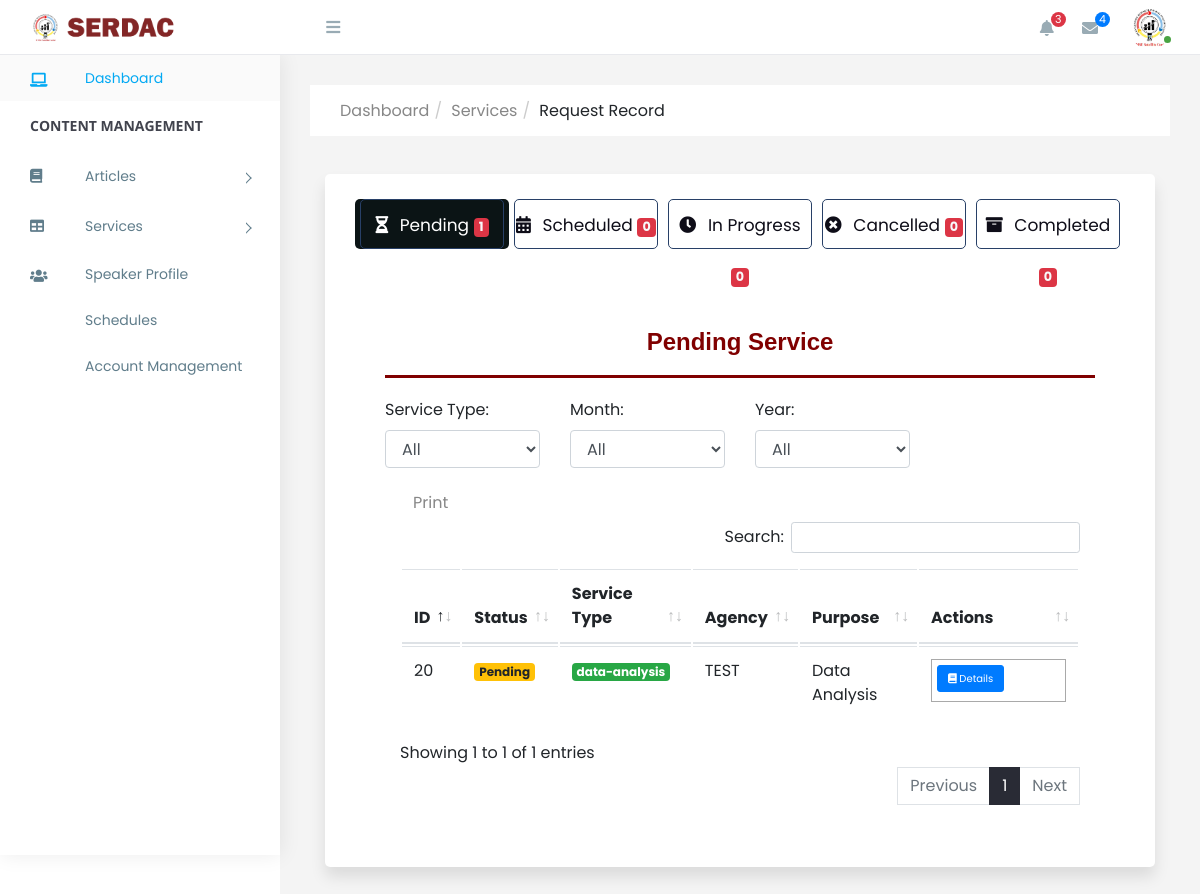
Before: /admin/request_record.php with the older database file.
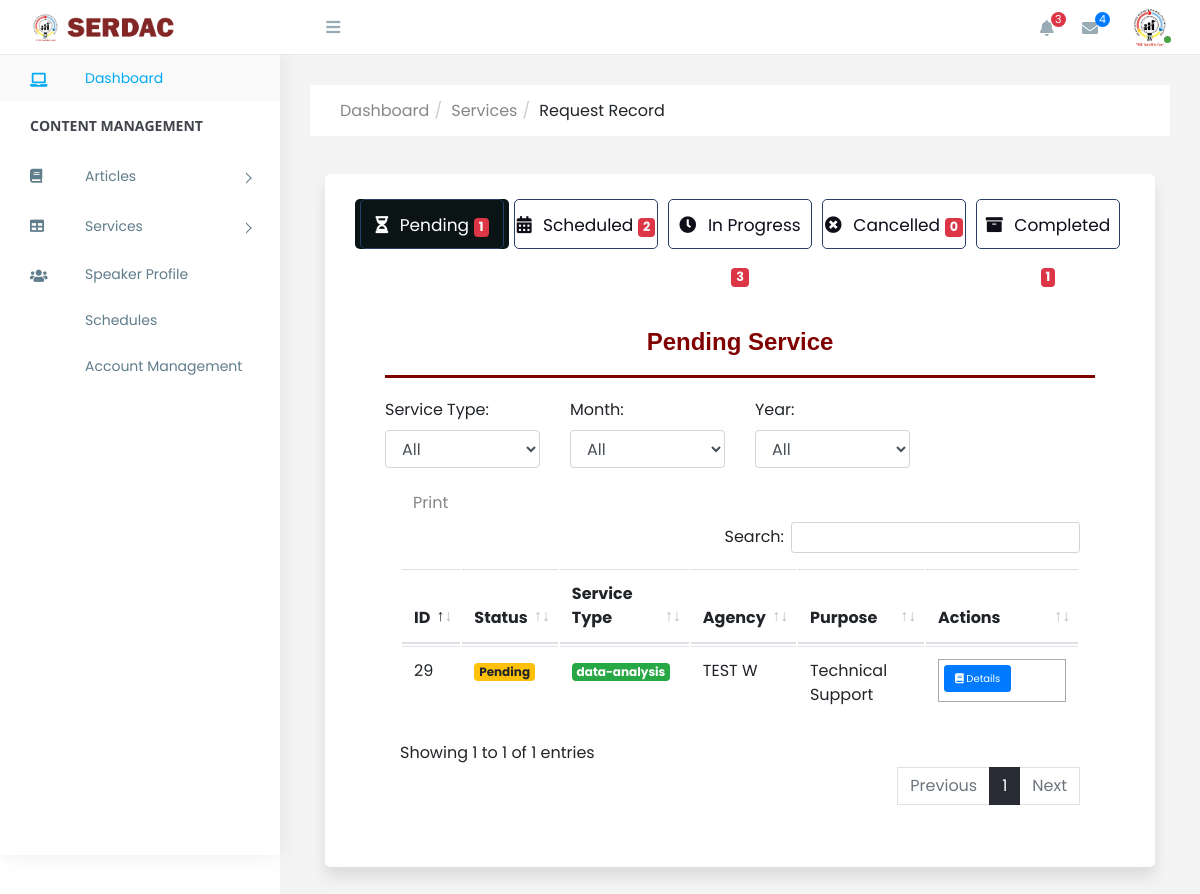
After: the same page with the newer database file.
### tables this page shows
CREATE TABLE `service_request` (
  `request_id` int(11) NOT NULL,
  `user_id` int(11) NOT NULL,
  `service_type` varchar(255) NOT NULL,
  `office_agency` varchar(255) NOT NULL,
  `agency_classification` varchar(255) NOT NULL,
  `client_type` varchar(255) NOT NULL,
  `status` varchar(20) DEFAULT NULL,
  `selected_purposes` varchar(255) DEFAULT NULL,
  `additional_purpose_details` varchar(255) DEFAULT NULL,
  `request_date` date DEFAULT NULL,
  `scheduled_date` datetime DEFAULT NULL,
  `ongoing_date` date DEFAULT NULL,
  `cancelled_date` date DEFAULT NULL,
  `completed_date` date DEFAULT NULL,
  `inviteCode` varchar(55) DEFAULT NULL,
  `scheduled_remarks` text DEFAULT NULL,
  `inprogress_remarks` text DEFAULT NULL,
  `completed_remarks` text DEFAULT NULL,
  `cancelled_remarks` text DEFAULT NULL
);

### admin/request_record.php (shortened to what the changed rows need)
<?php include('include/header.php');
$sql = mysqli_query($con, "SELECT COUNT(*) as Total FROM service_request WHERE status='Approved'  ");
$res = mysqli_fetch_array($sql);
$approved_count = $res['Total'];
$sql = mysqli_query($con, "SELECT COUNT(*) as Total FROM service_request WHERE status='In Progress'  ");
$res = mysqli_fetch_array($sql);
$progress_count = $res['Total'];
$sql = mysqli_query($con, "SELECT COUNT(*) as Total FROM service_request WHERE status='Completed'  ");
$res = mysqli_fetch_array($sql);
$completed_count = $res['Total'];
?>
<link rel='stylesheet' href='css/tab-style.css'>
<link rel='stylesheet' href='css/request.css'>
<body>
    <div id="right-panel" class="right-panel">
        <div class="content">
            <div class="container-fluid">
                <div class="inventory-table">
                    <div class="wrapper" id="myTab">
                        <nav>
                            <label for="blog" class="blog">
                                <i class="fas fa-calendar-alt"></i> Scheduled
                                <span class="badge bg-danger text-light"> <?php echo $approved_count ?> </span>
                            </label>
                            <label for="drying" class="drying">
                                <i class="fas fa-clock"></i> In Progress
                                <span class="badge bg-danger text-light"> <?php echo $progress_count ?> </span>
                            </label>
                            <label for="help" class="help">
                                <i class="fas fa-archive"></i> Completed
                                <span class="badge bg-danger text-light"> <?php echo $completed_count ?> </span>
                            </label>
                        </nav>
                        <section>
                            <div class="content content-1">
                                <?php include('request_tab/req.pending.php'); ?>
                            </div>
                        </section>
                    </div>
                </div>
            </div>
        </div>
    </div>
</body>
</html>

### admin/request_tab/req.pending.php (shortened to what the changed rows need)
<div class="table-responsive custom-table-container">
    <?php
                            $results = mysqli_query($con, "SELECT * FROM service_request
                            LEFT JOIN users ON users.user_id = service_request.user_id
                            WHERE service_request.status = 'Pending' ");
                            ?>
    <table class="table table-hover" id='service_request_table'>
        <thead>
            <tr>
                <th scope="col">ID</th>
                <th scope="col">Status</th>
                <th scope="col">Service Type</th>
                <th scope="col">Agency</th>
                <th scope="col">Purpose</th>
                <th scope="col">Actions</th>
            </tr>
        </thead>
        <tbody>
            <?php while ($row = mysqli_fetch_array($results)) {
            $status_color = '';
            switch ($row['status']) {
                case "Pending":
                    $status_color = 'badge-warning';
                    break;
            }
            $type_color = '';
            if ($row['service_type'] === "data-analysis") {
                $type_color = 'badge-success';
            } elseif ($row['service_type'] === "capability-training") {
                $type_color = 'badge-primary';
            } elseif ($row['service_type'] === "technical-assistance") {
                $type_color = 'badge-dark';
            }
                                                ?>
            <tr>
                <td><?php echo $row['request_id']; ?></td>
                <td><span class="badge <?php echo $status_color; ?>">
                        <?php echo $row['status']; ?>
                    </span></td>
                <td><span class="badge <?php echo $type_color; ?>">
                        <?php echo $row['service_type']; ?>
                    </span>
                </td>
                <td><?php echo $row['office_agency']; ?></td>
                <td><?php echo $row['selected_purposes']; ?></td>
                <td>
                    <div class="button-grid">
                        <button type="button" class="btn btn-sm btn-primary mb-1 btnEdit"
                            data-request='<?php echo json_encode($row); ?>'>
                            <i class="fas fa-book"></i> Details
                        </button>
                    </div>
                </td>
            </tr>
            <?php } ?>
        </tbody>
    </table>
</div>

Changed rows visible on the page:
no longer on this page (row edited): service_request: request_id "20", status "Pending", service_type "data-analysis", office_agency "TEST", selected_purposes "Data Analysis"
added service_request: request_id "29", status "Pending", service_type "data-analysis", office_agency "TEST W", selected_purposes "Technical Support"
Other visible differences:
$approved_count: "0" → "2"
$progress_count: "0" → "3"
$completed_count: "0" → "1"
